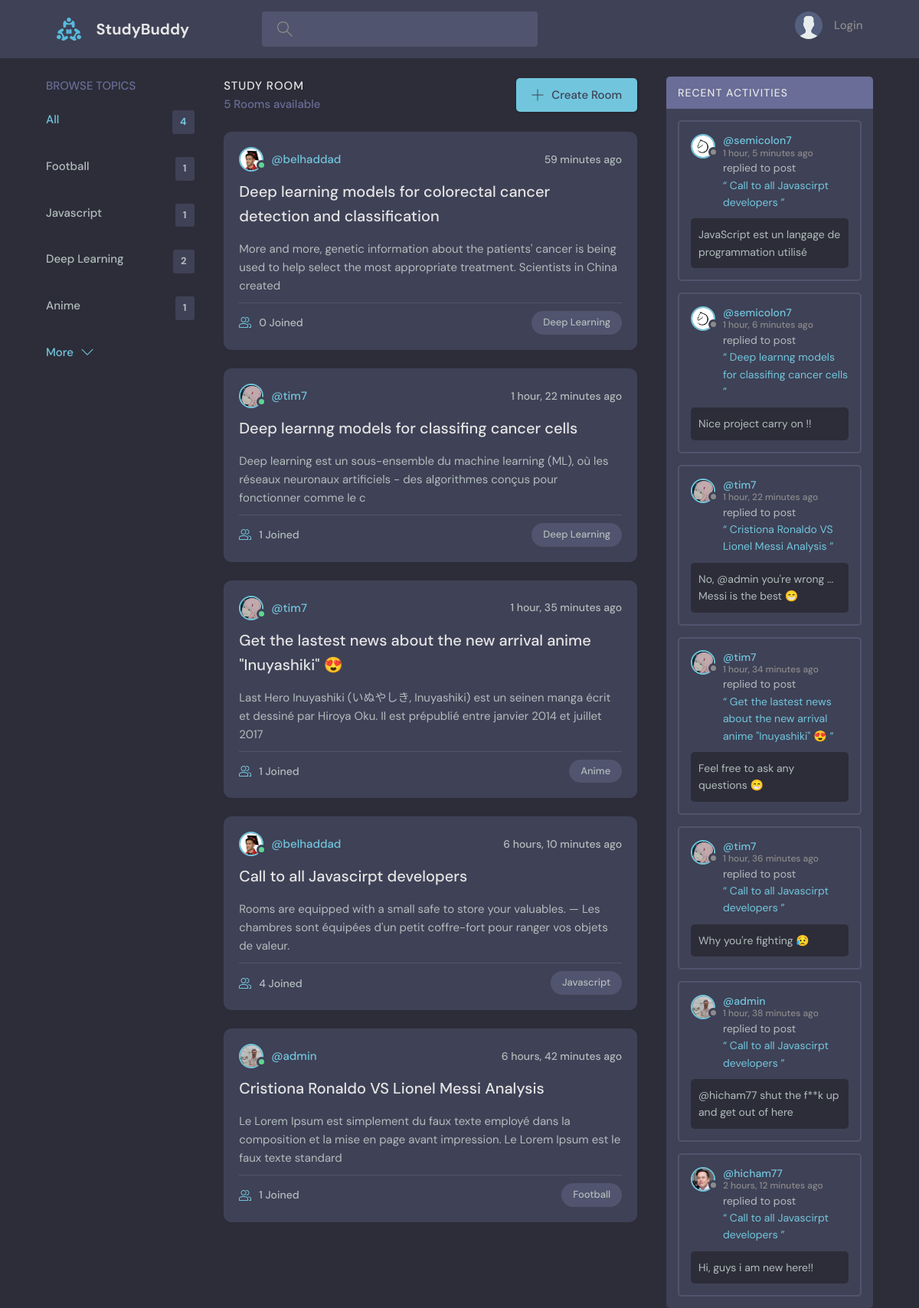
The page / on the database its author committed.
### base/models.py (models this page shows)
class Topic(models.Model):
    name = models.CharField(max_length=200)
    def __str__(self):
        return self.name

class Room(models.Model):
    host = models.ForeignKey(User, on_delete=models.CASCADE)
    topic = models.ForeignKey(Topic, on_delete=models.SET_NULL, null=True)
    name = models.CharField(max_length=200, null=True)
    description = models.TextField(null=True, blank=True)
    participants = models.ManyToManyField(User, related_name='participants', blank=True)
    updated = models.DateTimeField(auto_now=True)
    created = models.DateTimeField(auto_now_add=True)
    class Meta:
        ordering = ['-updated', '-created']
    def __str__(self):
        return self.name

class Message(models.Model):
    user = models.ForeignKey(User, on_delete=models.CASCADE)
    room = models.ForeignKey(Room, on_delete=models.CASCADE)
    body = models.CharField(max_length=300)
    updated = models.DateTimeField(auto_now=True)
    created = models.DateTimeField(auto_now_add=True)
    class Meta:
        ordering = ['-updated', '-created']
    def __str__(self):
        return self.body[0:50]

### users/models.py (models this page shows)
class User(AbstractUser):
    name = models.CharField(max_length=200, null=True)
    email = models.EmailField(unique=True, null=True)
    bio = models.TextField(null=True)
    avatar = models.ImageField(upload_to='profiles/', default='profiles/avatar.svg', null=True, blank=True)
    USERNAME_FIELD = 'email'
    REQUIRED_FIELDS = []

### base/views.py (the view)
# urls.py: path('', views.rooms, name="home"),
def rooms(request):
    search_query = ''
    if request.GET.get('search_query'):
        search_query = request.GET.get('search_query')
    rooms = Room.objects.distinct().filter(Q(name__icontains = search_query) |
                                           Q(host__username__icontains = search_query) |
                                           Q(topic__name__icontains = search_query) |
                                           Q(description__icontains = search_query))
    topics = Topic.objects.all()[0:5]
    room_message = Message.objects.filter(Q(room__topic__name__icontains = search_query))
    context = {'rooms': rooms, 'topics': topics, 'room_messages':room_message, 'search_query': search_query}
    return render(request, 'base/index.html', context)

### base/templates/base/index.html (shortened to what this page needs)
{% extends 'main.html' %}
{% load static %}
{% block content %}
  <main class="layout layout--3">
    <div class="container">
      {% include 'base/section_topics.html' %}
        <div class="roomList">
          <div class="roomList__header">
            <div>
              <h2>Study Room</h2>
              <p>{{rooms.count}} Rooms available</p>
            </div>
            <a class="btn btn--main" href="{% url 'create-room' %}?next={{request.path}}">
              <svg version="1.1" xmlns="http://www.w3.org/2000/svg" width="32" height="32" viewBox="0 0 32 32">
                <title>add</title>
                <path
                  d="M16.943 0.943h-1.885v14.115h-14.115v1.885h14.115v14.115h1.885v-14.115h14.115v-1.885h-14.115v-14.115z"
                ></path>
              </svg>
              Create Room
            </a>
          </div>
          {% include 'base/section_rooms.html' %}
      </div>
      {% include 'base/section_activities.html' %}
    </div>
  </main>
{% endblock content %}

### base/templates/base/section_topics.html
<div class="topics">
    <div class="topics__header">
      <h2>Browse Topics</h2>
    </div>
    <ul class="topics__list">
      <li>
        <a href="/" class="active">All <span>{{topics.count}}</span></a>
      </li>
      {% for topic in topics %}
        <li>
          <a href="{% url 'home' %}?search_query={{topic}}">{{topic}} <span>{{topic.room_set.all.count}}</span></a>
        </li>
      {% endfor %}
    </ul>
    <a class="btn btn--link" href="{% url 'topics' %}">
      More
      <svg version="1.1" xmlns="http://www.w3.org/2000/svg" width="32" height="32" viewBox="0 0 32 32">
        <title>chevron-down</title>
        <path d="M16 21l-13-13h-3l16 16 16-16h-3l-13 13z"></path>
      </svg>
    </a>
  </div>

### base/templates/base/section_rooms.html (shortened to what this page needs)
{% for room in rooms %}
        <div class="roomListRoom">
          <div class="roomListRoom__header">
            <a href="{% url 'profile' room.host.id %}" class="roomListRoom__author">
              <div class="avatar avatar--small active">
                <img src="{{room.host.avatar.url}}" />
              </div>
              <span>@{{room.host.username}}</span>
            </a>
            <div class="roomListRoom__actions">
              <span>{{room.created|timesince}} ago</span>
            </div>
          </div>
          <div class="roomListRoom__content">
            <a href="{% url 'room' room.id %}?next={{request.path}}">{{room.name}}</a>
            <p>
              {{room.description|slice:150}}
            </p>
          </div>
          <div class="roomListRoom__meta">
            <a class="roomListRoom__joined">
              {{room.participants.count}} Joined
            </a>
            <p class="roomListRoom__topic">{{room.topic}}</p>
          </div>
        </div>
{% endfor %}

### base/templates/base/section_activities.html (shortened to what this page needs)
<div class="activities">
    <div class="activities__header">
        <h2>Recent Activities</h2>
    </div>
    {% for message in room_messages %}
        <div class="activities__box">
        <div class="activities__boxHeader roomListRoom__header">
            <a href="{% url 'profile' message.user.id %}" class="roomListRoom__author">
            <div class="avatar avatar--small">
                <img src="{{message.user.avatar.url}}" />
            </div>
            <p>
                @{{message.user.username}}
                <span>{{message.created|timesince}} ago</span>
            </p>
            </a>
        </div>
        <div class="activities__boxContent">
            <p>replied to post<a href="{% url 'room' message.room.id %}">“ {{message.room}} ”</a></p>
            <div class="activities__boxRoomContent">
            {{message}}
            </div>
        </div>
        </div>
    {% endfor %}
</div>

### rows shown on the page
Topic: name "Football", room_set.all.count "1"
Topic: name "Javascript", room_set.all.count "1"
Topic: name "Deep Learning", room_set.all.count "2"
Topic: name "Anime", room_set.all.count "1"
Room: host.avatar (picture), host.username "belhaddad", created "59 minutes", name "Deep learning models for colorectal cancer detection and classification", description "More and more, genetic information about the patients' cancer is being used to help select the most appropriate treatment. Scientists in China created", participants.count "0", topic "Deep Learning"
Room: host.avatar (picture), host.username "tim7", created "1 hour, 22 minutes", name "Deep learnng models for classifing cancer cells", description "Deep learning est un sous-ensemble du machine learning (ML), où les réseaux neuronaux artificiels - des algorithmes conçus pour fonctionner comme le c", participants.count "1", topic "Deep Learning"
Room: host.avatar (picture), host.username "tim7", created "1 hour, 35 minutes", name "Get the lastest news about the new arrival anime \"Inuyashiki\" 😍", description "Last Hero Inuyashiki (いぬやしき, Inuyashiki) est un seinen manga écrit et dessiné par Hiroya Oku. Il est prépublié entre janvier 2014 et juillet 2017", participants.count "1", topic "Anime"
Room: host.avatar (picture), host.username "belhaddad", created "6 hours, 10 minutes", name "Call to all Javascirpt developers", description "Rooms are equipped with a small safe to store your valuables. — Les chambres sont équipées d'un petit coffre-fort pour ranger vos objets de valeur.", participants.count "4", topic "Javascript"
Room: host.avatar (picture), host.username "admin", created "6 hours, 42 minutes", name "Cristiona Ronaldo VS Lionel Messi Analysis", description "Le Lorem Ipsum est simplement du faux texte employé dans la composition et la mise en page avant impression. Le Lorem Ipsum est le faux texte standard", participants.count "1", topic "Football"
Message: user.avatar (picture), user.username "semicolon7", created "1 hour, 5 minutes", room "Call to all Javascirpt developers", body "JavaScript est un langage de programmation utilisé"
Message: user.avatar (picture), user.username "semicolon7", created "1 hour, 6 minutes", room "Deep learnng models for classifing cancer cells", body "Nice project carry on !!"
Message: user.avatar (picture), user.username "tim7", created "1 hour, 22 minutes", room "Cristiona Ronaldo VS Lionel Messi Analysis", body "No, @admin you're wrong ... Messi is the best 😁"
Message: user.avatar (picture), user.username "tim7", created "1 hour, 34 minutes", room "Get the lastest news about the new arrival anime \"Inuyashiki\" 😍", body "Feel free to ask any questions 😁"
Message: user.avatar (picture), user.username "tim7", created "1 hour, 36 minutes", room "Call to all Javascirpt developers", body "Why you're fighting 😥"
Message: user.avatar (picture), user.username "admin", created "1 hour, 38 minutes", room "Call to all Javascirpt developers", body "@hicham77 shut the f**k up and get out of here"
Message: user.avatar (picture), user.username "hicham77", created "2 hours, 12 minutes", room "Call to all Javascirpt developers", body "Hi, guys i am new here!!"

### other values the page prints
{{ topics.count }} "4"
{{ rooms.count }} "5"
